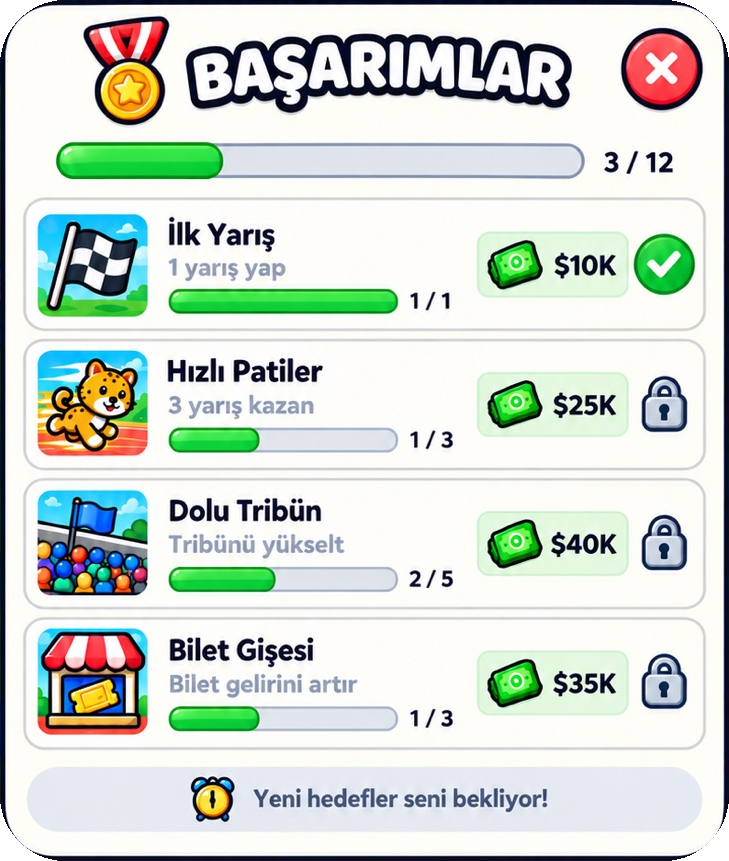
#> input picture pati-sampiyonlari/dist/assets/achievements-panel-exact.png, 729 x 861 px, found by its file name
$ python extract_panel_icons.py
#> lines starting #> are read from the running program, lines starting #| are printed output that depends on the picture
### tool/extract_settings_icons.py
"""Ayarlar ikonlarını tasarım referansından (settings-panel.png) ayrı, şeffaf PNG'ler olarak çıkarır.

python3 tool/extract_settings_icons.py
Kenarlardan başlayan taşma doldurma ile krem satır zemini şeffaflaşır; ikonların koyu konturu sınır olur.
"""
from collections import deque

from PIL import Image

SRC = 'pati-sampiyonlari/dist/assets/settings-panel.png'
OUT = 'assets/images/settings'
# Referanstaki ikon kutuları (piksel; 1024×1536).
BOXES = {
    'music': (78, 300, 186, 410),
    'sound': (76, 452, 200, 556),
    'vibration': (76, 600, 206, 708),
    'shoe': (78, 810, 208, 922),
    'pause': (78, 960, 198, 1076),
    'save': (74, 1166, 216, 1276),
    'support': (100, 1316, 232, 1418),
    'reset': (562, 1310, 690, 1426),
}


def is_background(px, ref):
    r, g, b, _ = px
    return abs(r - ref[0]) + abs(g - ref[1]) + abs(b - ref[2]) < 60 and r > 200 and g > 190


def cut(img):
    img = img.convert('RGBA')
    w, h = img.size
    data = img.load()
    ref = data[1, 1]
    seen = set()
    queue = deque((x, y) for x in range(w) for y in (0, h - 1)) + deque((x, y) for y in range(h) for x in (0, w - 1))
    while queue:
        x, y = queue.popleft()
        if (x, y) in seen or not (0 <= x < w and 0 <= y < h):
            continue
        seen.add((x, y))
        if not is_background(data[x, y], ref):
            continue
        data[x, y] = (0, 0, 0, 0)
        queue.extend(((x + 1, y), (x - 1, y), (x, y + 1), (x, y - 1)))
    return img.crop(img.getbbox())


# [9 lines that do not run on import are left out]

### tool/extract_panel_icons.py
"""Başarımlar ve Günlük Ödül ikonlarını eski panel görsellerinden ayrı PNG'ler olarak çıkarır.

python3 tool/extract_panel_icons.py
`cut=True` olanlarda kenardan taşma doldurma ile açık zemin şeffaflaşır; resimli kareler olduğu gibi kırpılır.
"""
import os
import sys

from PIL import Image

sys.path.insert(0, os.path.dirname(__file__))
from extract_settings_icons import cut  # noqa: E402

A = 'pati-sampiyonlari/dist/assets/achievements-panel-exact.png'
D = 'pati-sampiyonlari/dist/assets/daily-panel-exact.png'
OUT = 'assets/images/rewards'
ICONS = {
    # ad: (kaynak, kutu, şeffaf zemin?)
    'ach-first': (A, (40, 215, 147, 317), False),
    'ach-fast': (A, (40, 353, 147, 456), False),
    'ach-stand': (A, (40, 491, 147, 595), False),
    'ach-ticket': (A, (40, 629, 147, 734), False),
    'medal': (A, (82, 16, 170, 128), True),
    'lock': (A, (636, 376, 694, 438), True),
    'clock': (A, (186, 774, 236, 824), True),
    'money': (D, (688, 286, 792, 368), True),
    'ticket': (D, (283, 298, 387, 368), True),
    'gem': (D, (492, 296, 588, 368), True),
    'gift': (D, (560, 556, 760, 690), True),
    'calendar': (D, (72, 36, 222, 192), True),
}

if __name__ == '__main__':
    os.makedirs(OUT, exist_ok=True)
    for name, (src, box, transparent) in ICONS.items():
        img = Image.open(src).crop(box)
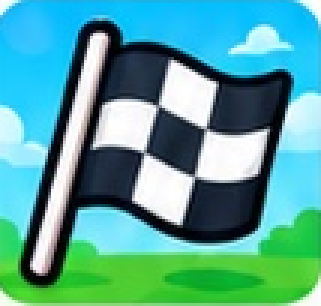
#> img: PIL image 107x102 RGBA (shown 3 times larger); mean R, G, B, A 84.3, 165, 157.4, 255
        img = cut(img) if transparent else img.convert('RGBA')
        img.save(f'{OUT}/{name}.png')
        print(name, img.size)
#| ach-first (107, 102)
